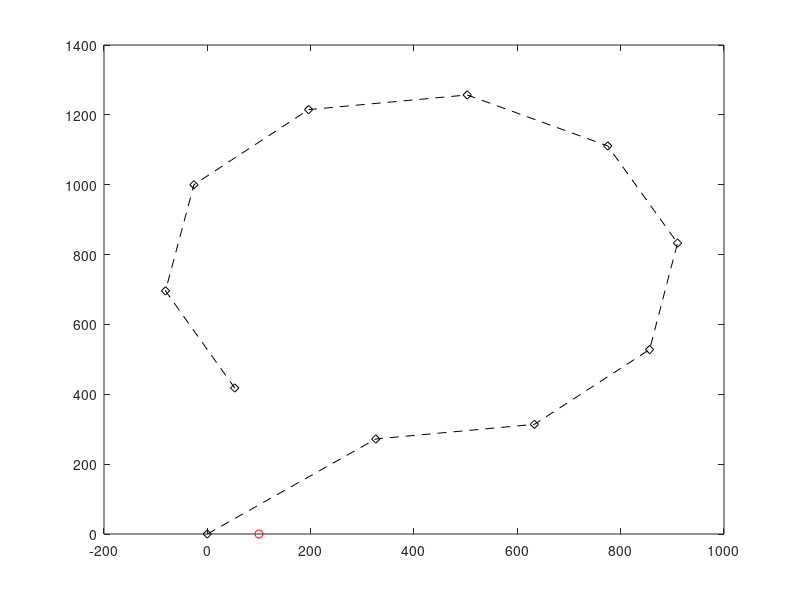

This figure's MATLAB source: (Note: this script raises an error after producing the figure.)
clc; close all;  clear;
% define array of all waypoints

%anti-clockwise
W = [0 0;
    326 272;
    633 314;
    856 528;
    910 833;
    775 1111;
    503 1257;
    196 1215;
    -26 1000;
    -81 696;
    53 418];
    %326 272];

%clockwise
% W = [0 0;
%     326 272;
%     53 418;
%     -81 696;
%     -26 1000;
%     196 1215;
%     503 1257;
%     775 1111;
%     910 833;
%     856 528;
%     633 314];
    %326 272];


     
    

p = [100,0]; % current position of drone
pinit = p;
pos = p; % array to store all positions over time
dis = 0;
goalRadius = 30; % radius within which waypoint is considered reached
psi = 90; % heading angle of drone
del = 50; % "look-ahead" distance
va = 15; % UAV airspeed
k = 1; % P Gain
Rmin = 0;%3*va; % Minimum turning radius
vw = 0; % Wind Velocity
psiw = 0; % Wind direction

figure(1)
plot(W(:,1), W(:,2),'k--d')
hold on
% xlim([-50 900])
% ylim([-100 1100])
plot(pinit(1),pinit(2),'ro')
hold on
 

for i=2:size(W,1) % loop through all rows of waypoint array
    targetWaypoint = W(i,:); % select next waypoint
    distanceToGoal = norm(p - targetWaypoint);
    %jj = 1;
    while(distanceToGoal > goalRadius) %    jj<6000
        [psidot, d] = carrotLine(W(i-1,:), W(i,:), p, psi, del, va, k, Rmin, vw, psiw);
        if psidot > 100
            psidot
        end
        dis = [dis;d];
        [psi,p] = updatePosition(p(1), p(2), va, psi, psidot, 0.01);
        pos = [pos;p];
%          plot(p(1), p(2), 'rx')
%          hold on
        distanceToGoal = norm(p - targetWaypoint);
        %jj = jj+1;
    end
end


 plot(pos(:,1), pos(:,2),'r')
 hold on


%figure(2)
%correct error plot
%plot(dis)
% 
%  plot(robotLocation(:,1), robotLocation(:,2),'k--d')
%  xlim([0 25])
%  ylim([0 25])